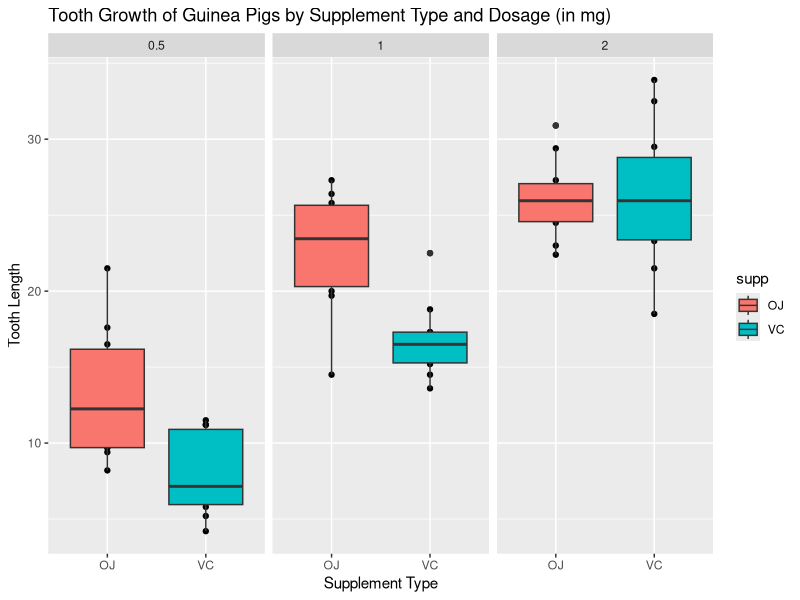

Write R code to recreate this figure.
## ---- chunk 1
knitr::opts_chunk$set(echo = TRUE)
## ---- chunk 2
library(ggplot2)

#Load ToothGrowth data (The effect of Vitamin C on Tooth Growth in Guinea Pigs)
data(ToothGrowth)

#Display summary of the dataset

summary(ToothGrowth)
## ---- chunk 3
head(ToothGrowth)
## ---- chunk 4
str(ToothGrowth)
## ---- chunk 5
qplot(supp,len,data=ToothGrowth, facets=~dose, main="Tooth Growth of Guinea Pigs by Supplement Type and Dosage (in mg)",xlab="Supplement Type", ylab="Tooth Length") + geom_boxplot(aes(fill = supp))
## ---- chunk 6
OJ = ToothGrowth$len[ToothGrowth$supp == 'OJ']
VC = ToothGrowth$len[ToothGrowth$supp == 'VC']
## ---- chunk 7
t.test(OJ, VC, alternative = "greater", paired = FALSE, var.equal = FALSE, conf.level = 0.95)
## ---- chunk 8
doseHalf = ToothGrowth$len[ToothGrowth$dose == 0.5]
doseOne = ToothGrowth$len[ToothGrowth$dose == 1]
doseTwo = ToothGrowth$len[ToothGrowth$dose == 2]

# One-tail independent t-test with unequal variance
t.test(doseHalf, doseOne, alternative = "less", paired = FALSE, var.equal = FALSE, conf.level = 0.95)
## ---- chunk 9

# One-tail independent t-test with unequal variance
t.test(doseOne, doseTwo, alternative = "less", paired = FALSE, var.equal = FALSE, conf.level = 0.95)
## ---- chunk 10
OJ2 = ToothGrowth$len[ToothGrowth$supp == 'OJ' & ToothGrowth$dose == 2]
VC2 = ToothGrowth$len[ToothGrowth$supp == 'VC' & ToothGrowth$dose == 2]

# Two-tail independent t-test with unequal variance
t.test(OJ2, VC2, alternative = "two.sided", paired = FALSE, var.equal = FALSE, conf.level = 0.95)
